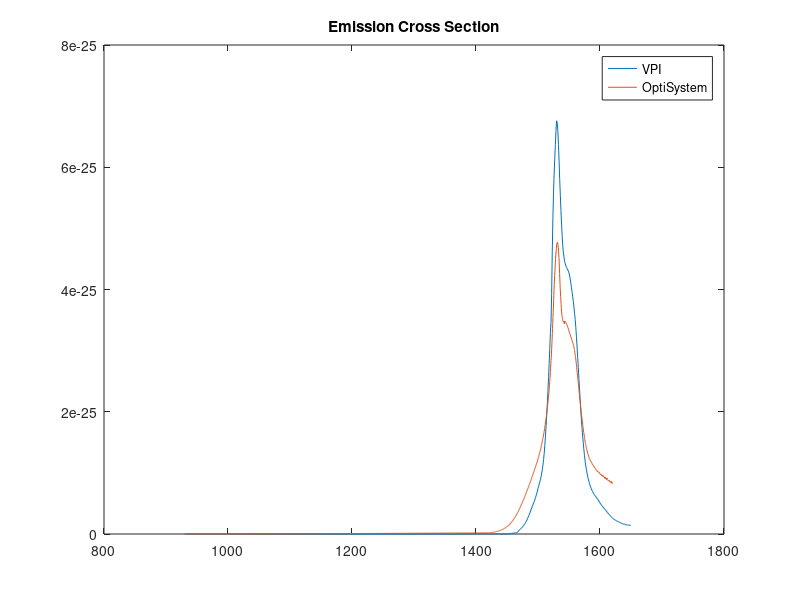
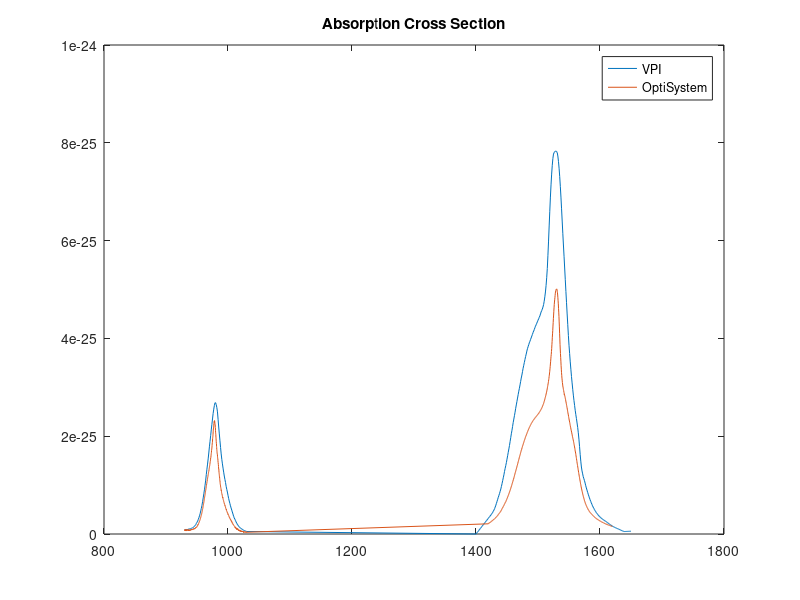

Here is the MATLAB script that generated these plots, in order:
% CROSS SECTION COMPARATIVE

VPI = load('Erbium_VPI.dat');
OS = load('Erbium.dat');

figure(1)
plot(VPI(:,1),VPI(:,2),'DisplayName','VPI');hold on;plot(OS(:,1),OS(:,3),'DisplayName','OptiSystem') ; legend()
title('Emission Cross Section')
figure(2)
plot(VPI(:,1),VPI(:,3),'DisplayName','VPI');hold on;plot(OS(:,1),OS(:,2),'DisplayName','OptiSystem');legend()
title('Absorption Cross Section')
